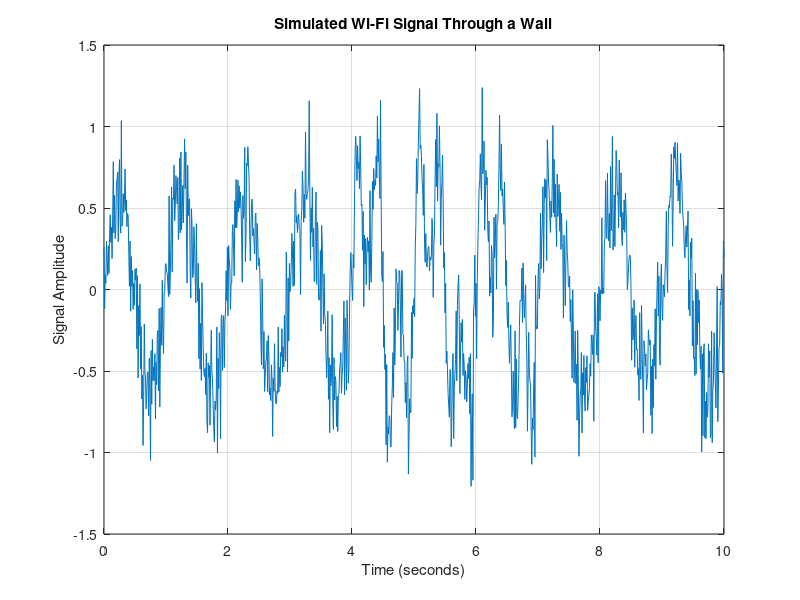

Reproduce this figure in MATLAB.
clc
clear
close all

% Time
t = 0:0.01:10;

% Original Wi-Fi signal
tx_signal = sin(2*pi*1*t);

% ------------------------------------------------
% WALL
% ------------------------------------------------

% Wall attenuation
wall_factor = 0.6;

% Signal after passing through wall
after_wall = wall_factor * tx_signal;

% ------------------------------------------------
% HUMAN MOVEMENT
% ------------------------------------------------

human = zeros(size(t));

% Human moves from 4 to 7 seconds
human(t >= 4 & t <= 7) = 1;

% Human changes the received signal
human_effect = human .* 0.5 .* sin(2*pi*3*t);

% ------------------------------------------------
% RECEIVED SIGNAL
% ------------------------------------------------

received_signal = after_wall + human_effect;

% ------------------------------------------------
% NOISE
% ------------------------------------------------

noise = 0.2 * randn(size(t));

received_signal = received_signal + noise;

% ------------------------------------------------
% PLOT
% ------------------------------------------------

figure

plot(t, received_signal)

xlabel('Time (seconds)')
ylabel('Signal Amplitude')
title('Simulated Wi-Fi Signal Through a Wall')
grid on
